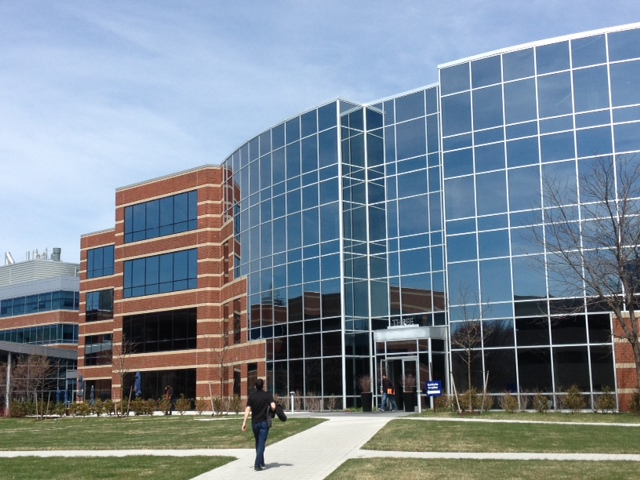
#> input picture vc_practica4/BuildingScene/building1.JPG, 640 x 480 px
$ python main.py
#> lines starting #> are read from the running program, lines starting #| are printed output that depends on the picture
import cv2 as cv
import numpy as np
import time

nfeatures = 10
# https://www.geeksforgeeks.org/feature-detection-and-matching-with-opencv-python/
# https://docs.opencv.org/4.x/dc/dc3/tutorial_py_matcher.html
def HARRIS(img):
    grayscale = cv.cvtColor(img, cv.COLOR_BGR2GRAY)
    grayscale = np.float32(grayscale)
    harris    = cv.cornerHarris(grayscale, blockSize=2, ksize=3, k=0.04)
    # Result is dilated for marking the corners, not important
    harris    = cv.dilate(harris, None)
    # Threshold for an optimal value, it may vary depending on the image.
    img[harris > 0.01 * harris.max()] = [0,255,0]
    return img

# https://docs.opencv.org/4.x/da/df5/tutorial_py_sift_intro.html
def SIFT(img):
    grayscale = cv.cvtColor(img, cv.COLOR_BGR2GRAY)
    sift      = cv.SIFT_create()
    kp, des   = sift.detectAndCompute(grayscale, None)
    return kp, des, cv.drawKeypoints(img, kp, None, color=(0,255,0), flags=cv.DRAW_MATCHES_FLAGS_DRAW_RICH_KEYPOINTS)

# https://www.geeksforgeeks.org/feature-matching-using-orb-algorithm-in-python-opencv/
def ORB(img):
    grayscale = cv.cvtColor(img, cv.COLOR_BGR2GRAY)
    orb       = cv.ORB_create()
    kp, des   = orb.detectAndCompute(grayscale, None)
    return kp, des, cv.drawKeypoints(img, kp, None, color=(0,255,0), flags=cv.DRAW_MATCHES_FLAGS_DRAW_RICH_KEYPOINTS)

# https://docs.opencv.org/4.x/db/d70/tutorial_akaze_matching.html
def AKAZE(img):
    grayscale = cv.cvtColor(img, cv.COLOR_BGR2GRAY)
    akaze     = cv.AKAZE_create()
    kp, des   = akaze.detectAndCompute(grayscale, None)
    return kp, des, cv.drawKeypoints(img, kp, None, color=(0,255,0), flags=cv.DRAW_MATCHES_FLAGS_DRAW_RICH_KEYPOINTS)

# Cambiar lo que devuelven los operadores:
def MATCH(fst, snd, operator, mode = 'Brute force'):
    if (operator == 'Harris'):
        HARRIS(fst)
        HARRIS(snd)
        return []
    elif (operator == 'Sift'):
        inicio_deteccion = time.time()
        fst_kp, fst_des, _ = SIFT(fst)
        snd_kp, snd_des, _ = SIFT(snd)
        t_deteccion = time.time() - inicio_deteccion

        inicio_emparejamiento = time.time()
        bf      = cv.BFMatcher()
        matches = bf.match(fst_des, snd_des)
        matches = sorted(matches, key = lambda x:x.distance)
        t_emparejamiento = time.time() - inicio_emparejamiento
        print(f'Característica detectadas en imagen 1: {len(fst_kp)}')
        print(f'Característica detectadas en imagen 2: {len(snd_kp)}')
        print(f'Número de emparejamientos: {len(matches)}')
        print(f'Tiempo de detección con ORB: {t_deteccion:.4f} segundos')
        print(f'Tiempo de emparejamiento por fuerza bruta: {t_emparejamiento:.4f} segundos')
        return cv.drawMatches(fst, fst_kp, snd, snd_kp, matches[:10], None, flags=cv.DrawMatchesFlags_NOT_DRAW_SINGLE_POINTS)
    elif (operator == 'Orb'):
        inicio_deteccion = time.time()
        fst_kp, fst_des, _ = ORB(fst)
        snd_kp, snd_des, _ = ORB(snd)
        t_deteccion = time.time() - inicio_deteccion

        inicio_emparejamiento = time.time()
        bf      = cv.BFMatcher(cv.NORM_HAMMING, crossCheck=False)
        matches = bf.match(fst_des, snd_des)
        matches = sorted(matches, key = lambda x:x.distance)
        t_emparejamiento = time.time() - inicio_emparejamiento
        print(f'Característica detectadas en imagen 1: {len(fst_kp)}')
        print(f'Característica detectadas en imagen 2: {len(snd_kp)}')
        print(f'Número de emparejamientos: {len(matches)}')
        print(f'Tiempo de detección con ORB: {t_deteccion:.4f} segundos')
        print(f'Tiempo de emparejamiento por fuerza bruta: {t_emparejamiento:.4f} segundos')
        return cv.drawMatches(fst, fst_kp, snd, snd_kp, matches[:10], None, flags=cv.DrawMatchesFlags_NOT_DRAW_SINGLE_POINTS)
    elif (operator == 'Akaze'):
        inicio_deteccion = time.time()
        fst_kp, fst_des, _ = AKAZE(fst)
        snd_kp, snd_des, _ = AKAZE(snd)
        t_deteccion = time.time() - inicio_deteccion

        inicio_emparejamiento = time.time()
        bf      = cv.BFMatcher(cv.NORM_HAMMING, crossCheck=False)
        if (mode == 'Brute force'):
            matches = bf.match(fst_des, snd_des)
            matches = sorted(matches, key = lambda x:x.distance)
        elif (mode == 'KNN'):
            matches = bf.knnMatch(fst_des, snd_des, k=2)
        t_emparejamiento = time.time() - inicio_emparejamiento
        print(f'Característica detectadas en imagen 1: {len(fst_kp)}')
        print(f'Característica detectadas en imagen 2: {len(snd_kp)}')
        print(f'Número de emparejamientos: {len(matches)}')
        print(f'Tiempo de detección con ORB: {t_deteccion:.4f} segundos')
        print(f'Tiempo de emparejamiento por fuerza bruta: {t_emparejamiento:.4f} segundos')
        return cv.drawMatches(fst, fst_kp, snd, snd_kp, matches[:10], None, flags=cv.DrawMatchesFlags_NOT_DRAW_SINGLE_POINTS)

fst = cv.imread('./BuildingScene/building1.JPG')
#> fst is the input picture: shape (480, 640, 3); mean B, G, R 148.2, 135.9, 122.8
snd = cv.imread('./BuildingScene/building2.JPG')
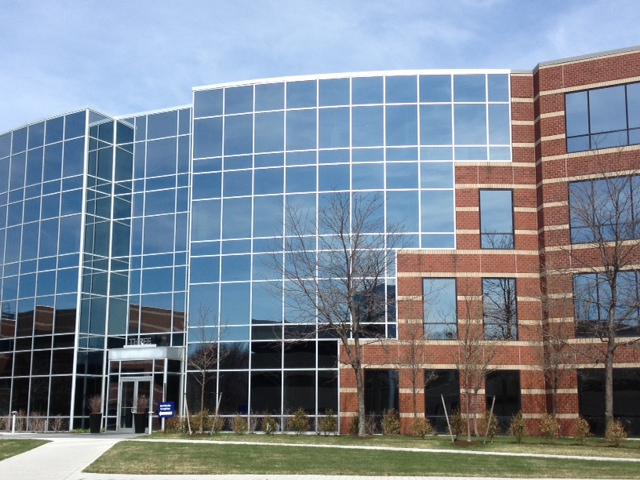
#> input picture vc_practica4/BuildingScene/building2.JPG, 640 x 480 px
#> snd is the input picture: shape (480, 640, 3); mean B, G, R 148.3, 135.5, 124.8
cv.namedWindow('Practica 4', cv.WINDOW_AUTOSIZE)
cv.imshow('Practica 4', MATCH(fst, snd, 'Akaze', 'KNN'))
#> in AKAZE, `grayscale = cv.cvtColor(img, cv.COLOR_BGR2GRAY)`:
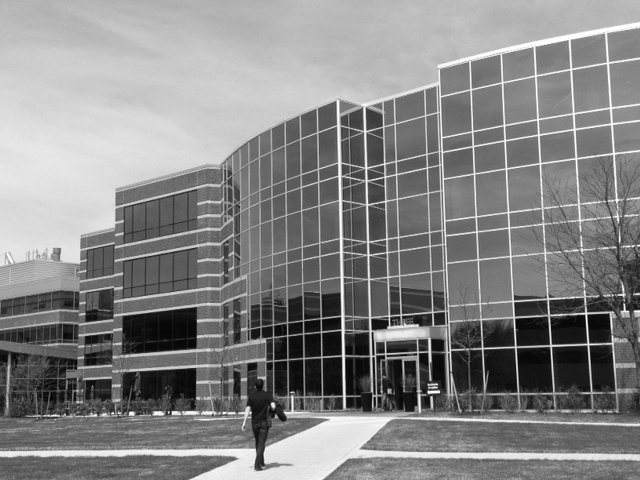
#> grayscale: shape (480, 640); min 0, max 255, mean 133.4
#> in AKAZE, `kp, des   = akaze.detectAndCompute(grayscale, None)`: kp = 1516 keypoints; strongest (x, y, size): (379, 325, 8.1), (273, 405, 4.8), (246, 412, 8.1), (438, 344, 8.1)
#> in MATCH, `fst_kp, fst_des, _ = AKAZE(fst)`: fst_kp has the same summary as kp in AKAZE
#> in AKAZE (call 2), `grayscale = cv.cvtColor(img, cv.COLOR_BGR2GRAY)`:
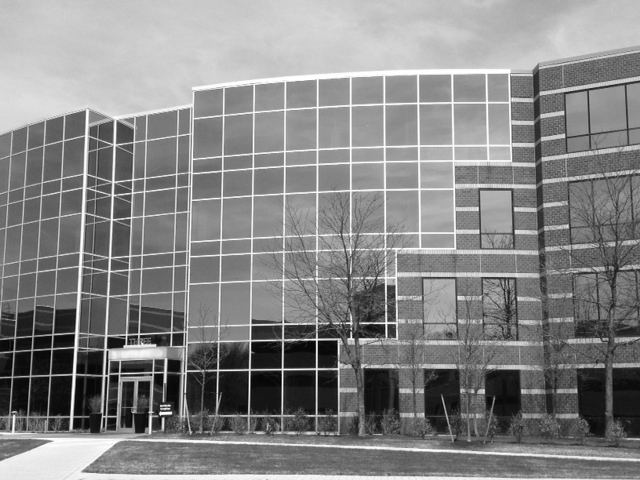
#> grayscale: shape (480, 640); min 1, max 255, mean 133.7
#> in AKAZE (call 2), `kp, des   = akaze.detectAndCompute(grayscale, None)`: kp = 1745 keypoints; strongest (x, y, size): (114, 343, 8.1), (174, 364, 8.1), (116, 342, 11.4), (178, 339, 8.1)
#> in MATCH, `snd_kp, snd_des, _ = AKAZE(snd)`: snd_kp has the same summary as kp in AKAZE
#> in MATCH, `matches = bf.knnMatch(fst_des, snd_des, k=2)`: matches = 1516 matches
#| Característica detectadas en imagen 1: 1516
#| Característica detectadas en imagen 2: 1745
#| Número de emparejamientos: 1516
#> (the run stopped early here; a loop or call above may not have finished)
